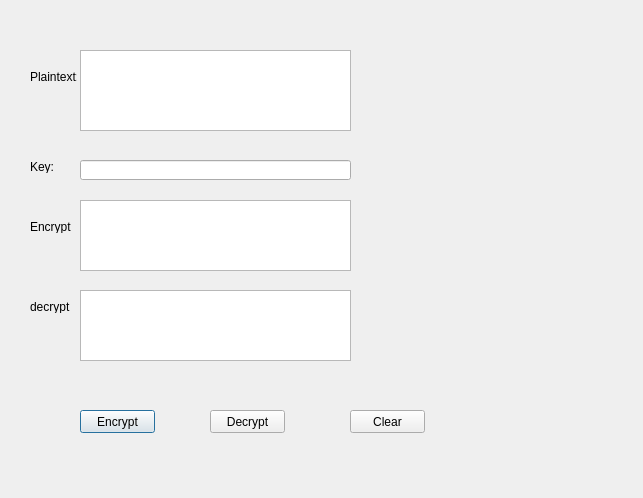
<?xml version="1.0" encoding="UTF-8"?>
<ui version="4.0">
 <class>Dialog</class>
 <widget class="QDialog" name="Dialog">
  <property name="geometry">
   <rect>
    <x>0</x>
    <y>0</y>
    <width>643</width>
    <height>498</height>
   </rect>
  </property>
  <property name="windowTitle">
   <string>Dialog</string>
  </property>
  <widget class="QLabel" name="label">
   <property name="geometry">
    <rect>
     <x>30</x>
     <y>70</y>
     <width>47</width>
     <height>13</height>
    </rect>
   </property>
   <property name="text">
    <string>Plaintext:</string>
   </property>
  </widget>
  <widget class="QPlainTextEdit" name="txt_plaintext">
   <property name="geometry">
    <rect>
     <x>80</x>
     <y>50</y>
     <width>271</width>
     <height>81</height>
    </rect>
   </property>
  </widget>
  <widget class="QLineEdit" name="txt_key">
   <property name="geometry">
    <rect>
     <x>80</x>
     <y>160</y>
     <width>271</width>
     <height>20</height>
    </rect>
   </property>
  </widget>
  <widget class="QLabel" name="label_2">
   <property name="geometry">
    <rect>
     <x>30</x>
     <y>160</y>
     <width>47</width>
     <height>13</height>
    </rect>
   </property>
   <property name="text">
    <string>Key:</string>
   </property>
  </widget>
  <widget class="QPushButton" name="btn_encrypt">
   <property name="geometry">
    <rect>
     <x>80</x>
     <y>410</y>
     <width>75</width>
     <height>23</height>
    </rect>
   </property>
   <property name="text">
    <string>Encrypt</string>
   </property>
  </widget>
  <widget class="QPushButton" name="btn_decrypt">
   <property name="geometry">
    <rect>
     <x>210</x>
     <y>410</y>
     <width>75</width>
     <height>23</height>
    </rect>
   </property>
   <property name="text">
    <string>Decrypt</string>
   </property>
  </widget>
  <widget class="QPushButton" name="btn_clear">
   <property name="geometry">
    <rect>
     <x>350</x>
     <y>410</y>
     <width>75</width>
     <height>23</height>
    </rect>
   </property>
   <property name="text">
    <string>Clear</string>
   </property>
  </widget>
  <widget class="QLabel" name="label_3">
   <property name="geometry">
    <rect>
     <x>30</x>
     <y>220</y>
     <width>47</width>
     <height>13</height>
    </rect>
   </property>
   <property name="text">
    <string>Encrypt</string>
   </property>
  </widget>
  <widget class="QLabel" name="label_4">
   <property name="geometry">
    <rect>
     <x>30</x>
     <y>300</y>
     <width>47</width>
     <height>13</height>
    </rect>
   </property>
   <property name="text">
    <string>decrypt</string>
   </property>
  </widget>
  <widget class="QPlainTextEdit" name="txt_encrypt">
   <property name="geometry">
    <rect>
     <x>80</x>
     <y>200</y>
     <width>271</width>
     <height>71</height>
    </rect>
   </property>
  </widget>
  <widget class="QPlainTextEdit" name="txt_decrypt">
   <property name="geometry">
    <rect>
     <x>80</x>
     <y>290</y>
     <width>271</width>
     <height>71</height>
    </rect>
   </property>
  </widget>
 </widget>
 <resources/>
 <connections/>
</ui>
